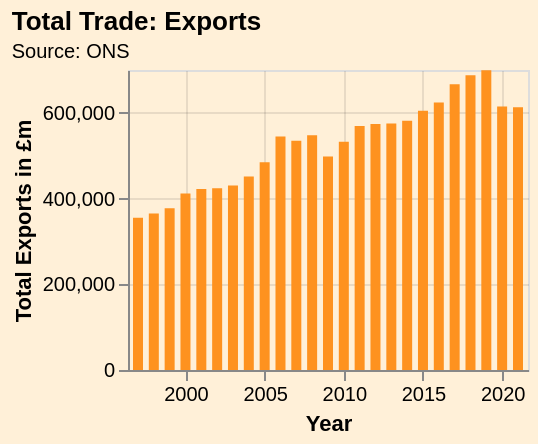

Here is the Vega-Lite specification saved for this chart:
### Vega-Lite specification from a JSON file in a GitHub repository (floating-point values rounded to 4 significant figures)
{"$schema": "https://vega.github.io/schema/vega-lite/v5.json", "title": {"text": "Total Trade: Exports", "anchor": "start", "subtitle": "Source: ONS", "subtitleFontSize": 10}, "config": {"background": "#fff0d8"}, "height": 150, "width": 200, "data": {"values": [{"date": "1997", "label": "1997", "month": "", "quarter": "", "sourceDataset": "MRET", "updateDate": "2022-10-11T23:00:00.000Z", "value": "355208", "year": "1997"}, {"date": "1998", "label": "1998", "month": "", "quarter": "", "sourceDataset": "MRET", "updateDate": "2022-10-11T23:00:00.000Z", "value": "365049", "year": "1998"}, {"date": "1999", "label": "1999", "month": "", "quarter": "", "sourceDataset": "MRET", "updateDate": "2022-10-11T23:00:00.000Z", "value": "377150", "year": "1999"}, {"date": "2000", "label": "2000", "month": "", "quarter": "", "sourceDataset": "MRET", "updateDate": "2022-10-11T23:00:00.000Z", "value": "412015", "year": "2000"}, {"date": "2001", "label": "2001", "month": "", "quarter": "", "sourceDataset": "MRET", "updateDate": "2022-10-11T23:00:00.000Z", "value": "422503", "year": "2001"}, {"date": "2002", "label": "2002", "month": "", "quarter": "", "sourceDataset": "MRET", "updateDate": "2022-10-11T23:00:00.000Z", "value": "424184", "year": "2002"}, {"date": "2003", "label": "2003", "month": "", "quarter": "", "sourceDataset": "MRET", "updateDate": "2022-10-11T23:00:00.000Z", "value": "430773", "year": "2003"}, {"date": "2004", "label": "2004", "month": "", "quarter": "", "sourceDataset": "MRET", "updateDate": "2022-10-11T23:00:00.000Z", "value": "451620", "year": "2004"}, {"date": "2005", "label": "2005", "month": "", "quarter": "", "sourceDataset": "MRET", "updateDate": "2022-10-11T23:00:00.000Z", "value": "484990", "year": "2005"}, {"date": "2006", "label": "2006", "month": "", "quarter": "", "sourceDataset": "MRET", "updateDate": "2022-10-11T23:00:00.000Z", "value": "544827", "year": "2006"}, {"date": "2007", "label": "2007", "month": "", "quarter": "", "sourceDataset": "MRET", "updateDate": "2022-10-11T23:00:00.000Z", "value": "534891", "year": "2007"}, {"date": "2008", "label": "2008", "month": "", "quarter": "", "sourceDataset": "MRET", "updateDate": "2022-10-11T23:00:00.000Z", "value": "547614", "year": "2008"}, {"date": "2009", "label": "2009", "month": "", "quarter": "", "sourceDataset": "MRET", "updateDate": "2022-10-11T23:00:00.000Z", "value": "498272", "year": "2009"}, {"date": "2010", "label": "2010", "month": "", "quarter": "", "sourceDataset": "MRET", "updateDate": "2022-10-11T23:00:00.000Z", "value": "532319", "year": "2010"}, {"date": "2011", "label": "2011", "month": "", "quarter": "", "sourceDataset": "MRET", "updateDate": "2022-10-11T23:00:00.000Z", "value": "569215", "year": "2011"}, {"date": "2012", "label": "2012", "month": "", "quarter": "", "sourceDataset": "MRET", "updateDate": "2022-10-11T23:00:00.000Z", "value": "573794", "year": "2012"}, {"date": "2013", "label": "2013", "month": "", "quarter": "", "sourceDataset": "MRET", "updateDate": "2022-10-11T23:00:00.000Z", "value": "574985", "year": "2013"}, {"date": "2014", "label": "2014", "month": "", "quarter": "", "sourceDataset": "MRET", "updateDate": "2022-10-11T23:00:00.000Z", "value": "581483", "year": "2014"}, {"date": "2015", "label": "2015", "month": "", "quarter": "", "sourceDataset": "MRET", "updateDate": "2022-10-11T23:00:00.000Z", "value": "604670", "year": "2015"}, {"date": "2016", "label": "2016", "month": "", "quarter": "", "sourceDataset": "MRET", "updateDate": "2022-10-11T23:00:00.000Z", "value": "624134", "year": "2016"}, {"date": "2017", "label": "2017", "month": "", "quarter": "", "sourceDataset": "MRET", "updateDate": "2022-10-11T23:00:00.000Z", "value": "666851", "year": "2017"}, {"date": "2018", "label": "2018", "month": "", "quarter": "", "sourceDataset": "MRET", "updateDate": "2022-10-11T23:00:00.000Z", "value": "687856", "year": "2018"}, {"date": "2019", "label": "2019", "month": "", "quarter": "", "sourceDataset": "MRET", "updateDate": "2022-10-11T23:00:00.000Z", "value": "699654", "year": "2019"}, {"date": "2020", "label": "2020", "month": "", "quarter": "", "sourceDataset": "MRET", "updateDate": "2022-10-11T23:00:00.000Z", "value": "615109", "year": "2020"}, {"date": "2021", "label": "2021", "month": "", "quarter": "", "sourceDataset": "MRET", "updateDate": "2022-10-11T23:00:00.000Z", "value": "613260", "year": "2021"}], "format": {"parse": {"year": "date"}}}, "mark": {"type": "bar", "color": "#fe921f"}, "encoding": {"x": {"field": "year", "type": "temporal", "title": "Year", "axis": {"labelSeparation": 10, "domainColor": "#fffff", "gridColor": "#00000017"}}, "y": {"field": "value", "type": "quantitative", "title": "Total Exports in £m", "axis": {"gridColor": "#00000017"}}}}
